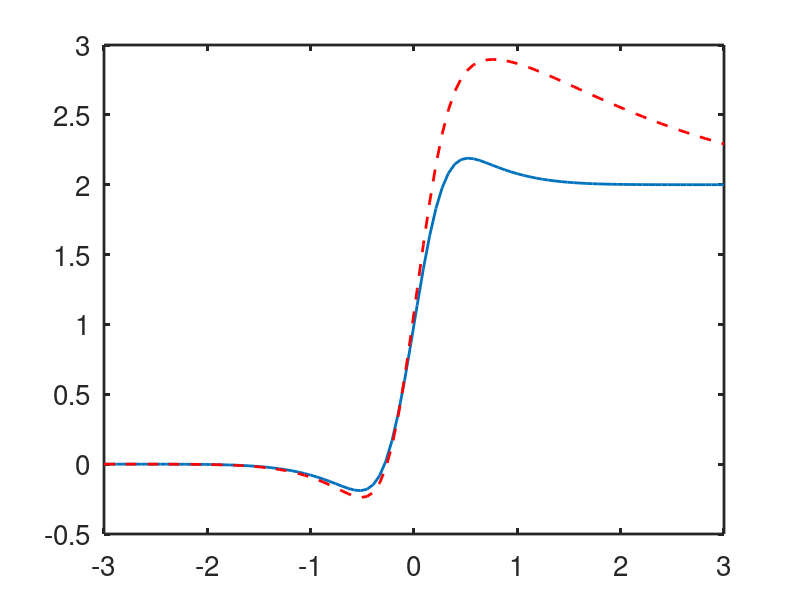
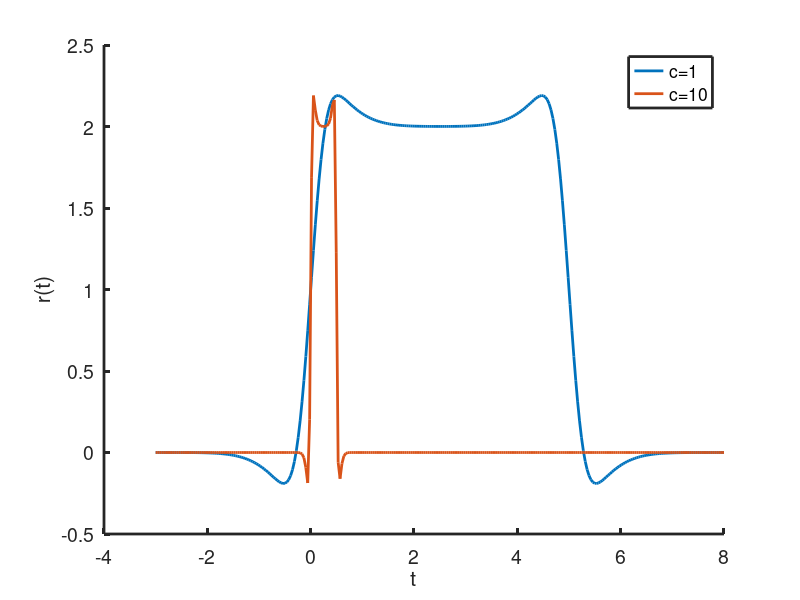

The MATLAB source for these figures, in order: (Note: this script raises an error after producing the figures.)

% ------------------------------------------------
% Responses of receptive fields to moving bars and steps.
%
% For Chapter 19, Section 19.6, as well as a number of exercises.
%
% Keener and Sneyd, Mathematical Physiology, 3rd Edition, Springer.
% Written by James Keener and James Sneyd
%
% ------------------------------------------------

clear all
close all
clc
set(0,                           ...
   'defaultaxesfontsize', 20,   ...
   'defaultaxeslinewidth', 2.0, ...
   'defaultlinelinewidth', 2.0, ...
   'defaultpatchlinewidth', 0.7);

s1 = 3;
s2 = 1;
g1 = 3;
g2 = 1;
c = 1;
global w
t = linspace(-3,3,100);
f = @(x) g1*s1*exp(-s1*s1.*x.*x)/pi^0.5 - g2*s2*exp(-s2*s2.*x.*x)/pi^0.5;   % The receptive field as a sum of Gaussians
transient = @(x,t) f(x).*(t-x/c).*exp(x/c-t);                               % transient response assuming a non-instantaneous response
R = (g1/2)*(1 + erf(s1*c*t)) - (g2/2)*(1 + erf(s2*c*t));                    % response to a semi-infinite bar moving at speed c

% Calculate moving bar response numerically. You can probably do this more
% efficiently.  
for i=1:100
    steady_f(i) = integral(f,-Inf,c*t(i));
    transient_f(i) = integral(@(x)transient(x,t(i)),-Inf,c*t(i));
end

figure(1)
    plot(t,R,'LineWidth',2)
    hold on
    %plot(t,steady_f,'r--','LineWidth',2)
    plot(t,steady_f + transient_f,'r--','LineWidth',2)
    hold off

%% Now calculate the response to a moving bar, width w

t = linspace(-3,8,300);
w = 5;
clist = [1,10];
for j = 1:2
    c=clist(j);
    R =  (g1/2)*erf(s1*c*t) - (g2/2)*erf(s2*c*t) - (g1/2)*erf(s1*(c*t-w)) + (g2/2)*erf(s2*(c*t-w)); 
    figure(2)
        plot(t,R, 'LineWidth',2)
        set(gca,'Fontsize',14)
        xlabel('t')
        ylabel('r(t)')
        box off
        hold on
end

legend('c=1','c=10')
hold off

%saveas(2,'../../Math-Physiol-3rd-Edition/figures/chap_19_retina/exercises/receptive_field.png')

%% Now calculate the response to a step and a bar, when the response is not instantaneous

c = 1;
w = 8;
n = 200;
t = linspace(-2,20,n);
imp = @(t)(1.2*t.*exp(-t) - 0.45*t.^2.*exp(-t)).*heaviside(t);

for i = 1:n
    step_response(i) = integral(@(s)imp(t(i)-s),0,t(i));
end

figure(3)
    plot(t,imp(t),t,step_response,'LineWidth',2)
    set(gca,'Fontsize',14)
    xlabel('t')
    ylabel('r(t)')
    box off
    legend('impulse response','step response')
%saveas(3,'../../Math-Physiol-3rd-Edition/figures/chap_19_retina/exercises/receptive_field_2.png')


%% Finally, calculate the response to a moving step, when the response is not instantaneous

% You have to be careful with the resolution (the parameter n) here. It's a tradeoff between speed and accuracy. 
% Octave does the integral a lot slower than Matlab does, and struggles with n=200, which looks a lot better than n=50.

w = 8;
n = 50;    
t = linspace(-2,20,n);
clist=[1,0.5,3];
for j = 1:3
    c=clist(j); 
    stim = @(x,t)(heaviside(t-x/c) - heaviside(t-x/c-w/c));
    for i = 1:n
        bar_response(i) = integral2(@(s,x)stim(x,t(i)).*imp(t(i)-s).*f(x),-Inf,t(i),-Inf,Inf);
    end   
    figure(4)
        plot(t,bar_response,'LineWidth',2)
        set(gca,'Fontsize',18)
        xlabel('t')
        ylabel('r(t)')
        box off
        hold on
end
legend('c=1','c=0.5','c=3')
hold off
%saveas(4,'../../Math-Physiol-3rd-Edition/figures/chap_19_retina/exercises/receptive_field_3.png')

 
